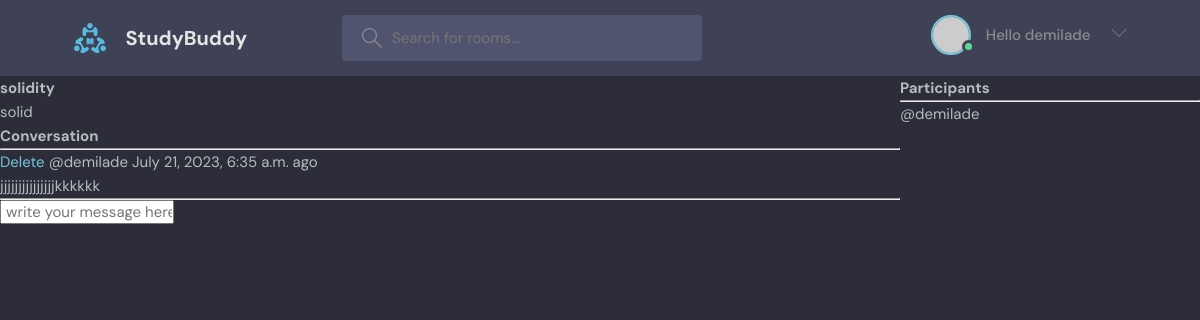
The page /room/10 (signed in) on the database its author committed.
### base/models.py (models this page shows, shortened)
class Room(models.Model):
    host = models.ForeignKey(User, on_delete=models.SET_NULL, null=True)
    topic =  models.ForeignKey(Topic, on_delete=models.SET_NULL, null=True)
    name = models.CharField(max_length=200)
    description = models.TextField(null= True, blank= True)
    participants = models.ManyToManyField(User, related_name='participant', blank=True)
    updated = models.DateTimeField(auto_now = True)
    created = models.DateTimeField(auto_now_add=True)
    class Meta:
        ordering = ['-updated','-created']

class Message(models.Model):
    user= models.ForeignKey(User, on_delete=models.CASCADE)
    room  = models.ForeignKey(Room, on_delete=models.CASCADE)
    body = models.TextField()
    updated = models.DateTimeField(auto_now = True)
    created = models.DateTimeField(auto_now_add=True)
    class Meta:
        ordering = ['-updated','-created']

### base/views.py (the view, shortened to what this page needs)
# urls.py: path('room/<str:pk>', views.room, name="room"),
def room(request,pk):
    room = Room.objects.get(id=pk)
    room_messages = room.message_set.all()
    participants = room.participants.all()
    context = {
        'room': room,
        'room_messages':room_messages,
        'participants': participants
        }
    return render(request,'base/room.html',context );

### base/templates/base/room.html (shortened to what this page needs)
{% extends 'main.html' %}
{% block content %}
<div class="room-container">
            <div>
                <h1>{{room.name}}</h1>
        <p>{{room.description}}</p>
        <div class="comment-wrapper">
            <h3>Conversation</h3>
            <hr>
            {% for room_message in room_messages %}
                <div>
                    {% if request.user == room_message.user %}
                    <a href="{% url 'deleteMessage' room_message.id %}">Delete</a>
                    {% endif %}
                    <small>@{{room_message.user}} {{room_message.created}} ago</small>
                    <p>{{room_message.body}}</p>
                    <hr>
                </div>
            {% endfor %}
        </div>
        {%  if user.is_authenticated %}
            <div class="comment-form">
                <form method="POST" action="">
                    <input type="text" name="body" placeholder=" write your message here"/>
                </form>
            </div>
            {% endif %}
            </div>
            <div>
                <h3>Participants</h3>
                <hr>
                {% for participant in participants %}
                    <div>@{{participant.username}}</div>
                {% endfor %}
            </div>
</div>
{% endblock%}

### templates/navbar.html (shortened to what this page needs)
{% load static %}
<header class="header header--loggedIn">
    <div class="container">
      <a href="/" class="header__logo">
        <img src="{% static 'images/logo.svg' %}" />
        <h1>StudyBuddy</h1>
      </a>
      <form method="GET" action="{%url 'home' %}" class="header__search">
        <label>
          <input type="text"  name="q" placeholder="Search for rooms..." />
        </label>
      </form>
      <nav class="header__menu">
{% if user.is_authenticated %}
        <div class="header__user">
          <a href="{% url 'userProfile' user.id %}">
            <div class="avatar avatar--medium active">
              <img src="https://randomuser.me/api/portraits/men/37.jpg" />
            </div>
    <div>Hello {{user.username}}</div>
          </a>
          <button class="dropdown-button">
            <svg version="1.1" xmlns="http://www.w3.org/2000/svg" width="32" height="32" viewBox="0 0 32 32">
              <title>chevron-down</title>
              <path d="M16 21l-13-13h-3l16 16 16-16h-3l-13 13z"></path>
            </svg>
          </button>
        </div>
        {% else %}
        <a href="{% url 'loginPage' %}">
          <img src="{% static 'images/avatar.svg' %}" />
          <p>Login</p>
        </a>
  {% endif %}
      </nav>
    </div>
  </header>
<div>

### static/styles/style.css (style rules this page uses)
:root { --color-main: #71c6dd; --color-main-light: #e1f6fb; --color-dark: #3f4156; --color-dark-medium: #51546e; --color-dark-light: #696d97; --color-light: #e5e5e5; --color-gray: #8b8b8b; --color-light-gray: #b2bdbd; --color-bg: #2d2d39; --color-success: #5dd693; --color-error: #fc4b0b; }
* { font-family: "DM Sans", -apple-system, BlinkMacSystemFont, "Segoe UI", Roboto, Oxygen, Ubuntu, Cantarell, "Open Sans", "Helvetica Neue", sans-serif; margin: 0; padding: 0; box-sizing: border-box; text-rendering: optimizeLegibility; font-size: inherit; }
html { font-size: 56.25%; }
@media only screen and (min-width: 1200px) { html { font-size: 62.5%; } }
body { line-height: 1.6; font-weight: 400; font-size: 1.5rem; color: var(--color-light-gray); background-color: var(--color-bg); min-height: 100vh; }
img { width: 100%; }
a { display: inline-block; color: var(--color-main); text-decoration: none; }
.container { max-width: 120rem; width: 90%; margin: auto; }
.avatar { position: relative; display: inline-block; border-radius: 50%; border: 2px solid var(--color-main); }
.avatar img { display: block; border-radius: 50%; object-fit: cover; object-position: center; }
.avatar::after { content: ""; display: block; position: absolute; background-color: var(--color-gray); z-index: 111; border-radius: 50%; border: 0.3rem solid var(--color-dark); }
.avatar.active::after { background-color: var(--color-success); }
.avatar.avatar--medium img { width: 3.6rem; height: 3.6rem; border-radius: 50%; }
.avatar.avatar--medium:after { width: 0.7rem; height: 0.7rem; bottom: 0px; right: -6px; }
.header { padding: 1.5rem; background-color: var(--color-dark); }
.header > .container { display: flex; gap: 9.5rem; }
.header__logo, .header__user { display: flex; gap: 2rem; align-items: center; }
.header__logo > img { height: 3.2rem; width: 3.2rem; }
.header__logo > h1 { font-weight: 700; font-size: 2rem; color: var(--color-light); }
.header__search > label { background-color: var(--color-dark-medium); padding: 1.3rem 1rem; display: flex; align-items: center; gap: 1rem; border-radius: 4px; }
.header__search svg { fill: var(--color-gray); width: 2rem; height: 2rem; margin-left: 1rem; }
.header__search input { width: 30rem; background: transparent; border: none; outline: none; color: var(--color-light); }
.header__menu { margin-left: auto; position: relative; }
.header__menu a { display: flex; gap: 1.5rem; align-items: center; font-weight: 500; text-decoration: none; color: var(--color-gray); }
.header__menu img { height: 3.6rem; }
.header__menu svg { width: 1.6rem; height: 1.6rem; fill: var(--color-dark-light); }
.dropdown-button { background: transparent; border: 0; outline: 0; cursor: pointer; }

### base/templates/base/room.html (style rules this page uses)
.room-container { display:grid; grid-template-columns: 3fr 1fr ; }

### rows shown on the page
Room: name "solidity", description "solid"
Message: shows "Delete", user "demilade", created "July 21, 2023, 6:35 a.m.", body "jjjjjjjjjjjjjjjkkkkkk"

### other values the page prints
{{ user.username }} "demilade"
{{ participant.username }} "demilade"
